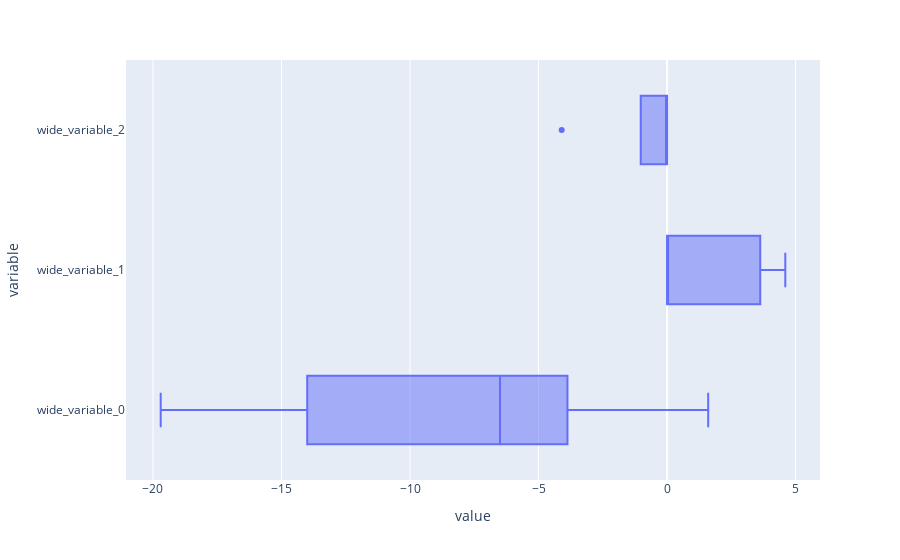

The cell this chart's notebook holds for it:
### Code cell
px.box(x=[min_year_1,min_year_3,min_year_5],labels='Category')

### Figure 1 — Plotly figure (JSON) as saved in the notebook; plotly's stock layout.template omitted (floating-point values rounded to 4 significant figures)
{"data": [{"alignmentgroup": "True", "hovertemplate": "value=%{x}<br>variable=%{y}<extra></extra>", "legendgroup": "", "marker": {"color": "#636efa"}, "name": "", "notched": false, "offsetgroup": "", "orientation": "h", "showlegend": false, "type": "box", "x": [1.6, -19.7, -5.7, -12.1, -6.5, 0, 0, 3.3, 0, 4.6, -4.1, 0, 0, 0, 0], "x0": " ", "xaxis": "x", "y": ["wide_variable_0", "wide_variable_0", "wide_variable_0", "wide_variable_0", "wide_variable_0", "wide_variable_1", "wide_variable_1", "wide_variable_1", "wide_variable_1", "wide_variable_1", "wide_variable_2", "wide_variable_2", "wide_variable_2", "wide_variable_2", "wide_variable_2"], "y0": " ", "yaxis": "y"}], "layout": {"boxmode": "group", "legend": {"tracegroupgap": 0}, "margin": {"t": 60}, "xaxis": {"anchor": "y", "domain": [0, 1], "title": {"text": "value"}}, "yaxis": {"anchor": "x", "domain": [0, 1], "title": {"text": "variable"}}}}
